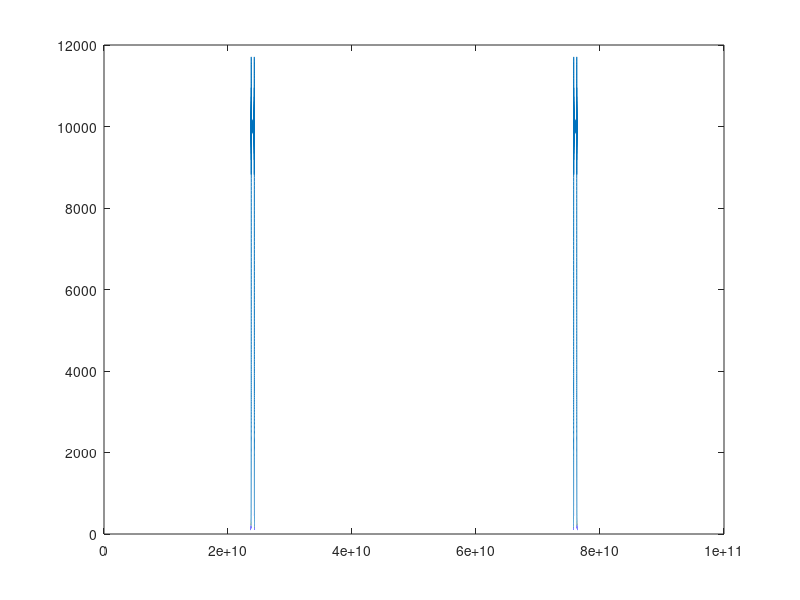
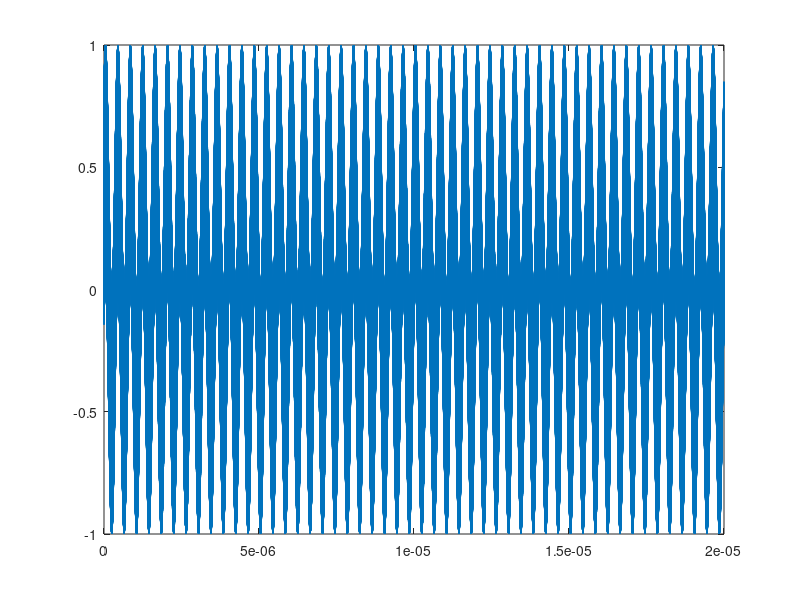
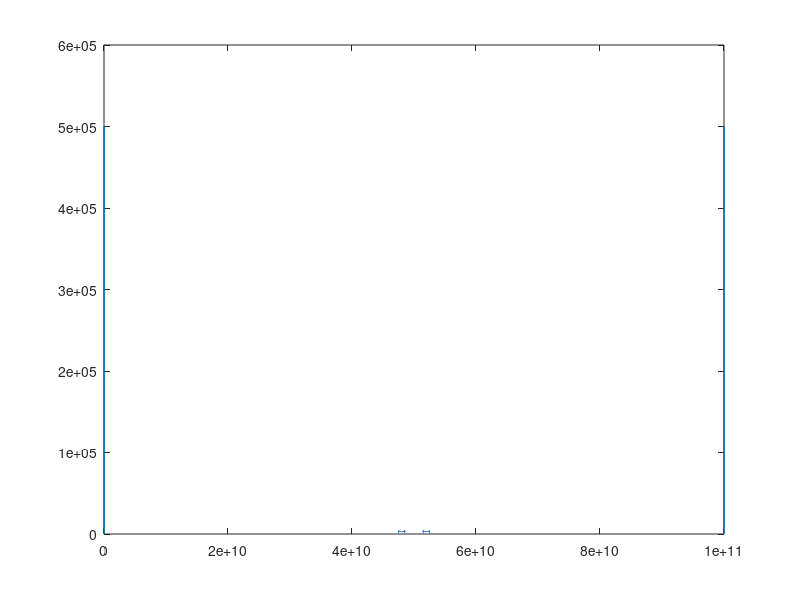
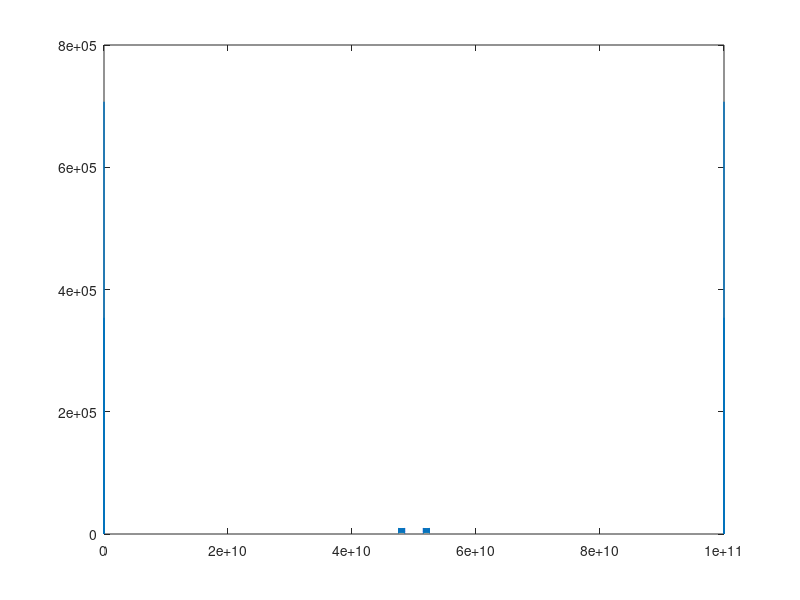

MATLAB code for these plots, in order:
clear;
close all;
fc=24e9;
bandwidth=500e6;
%T=2e-3;
%T=1e-9;
dt=30/3e8;
fs=100e9;
T=2000000/fs;
%T=2e-3;
N=T*fs;

t=0:1/fs:T;
%t=2e-3-1/1e10:1/1e13:T;

Tx=sin(2*pi*t.*(bandwidth/T*t/2+fc-bandwidth/2));
Tx2=cos(2*pi*t.*(bandwidth/T*t/2+fc-bandwidth/2));
figure;
plot(0:fs/N:fs,abs(fft(Tx)));
Rx=sin(2*pi*(t-dt).*(bandwidth/T*(t-dt)/2+fc-bandwidth/2));
beat=Tx.*Rx;
figure;
plot(t,beat);
spec=fft(beat);
figure;
f=0:fs/N:fs;
plot(f,abs(spec));

fbeat=bandwidth/T*dt


Rx2=sin(2*pi*(t-dt).*(bandwidth/T*(t-dt)/2+fc-bandwidth/2))+sin(2*pi*(t-dt).*(bandwidth/T*(t-dt)/2+fc-bandwidth/2)).*sin(2*pi*t*3e6);
beat2=Tx.*Rx2-Tx2.*Rx2;
spec2=fft(beat2);
figure;
plot(f,abs(spec2));
